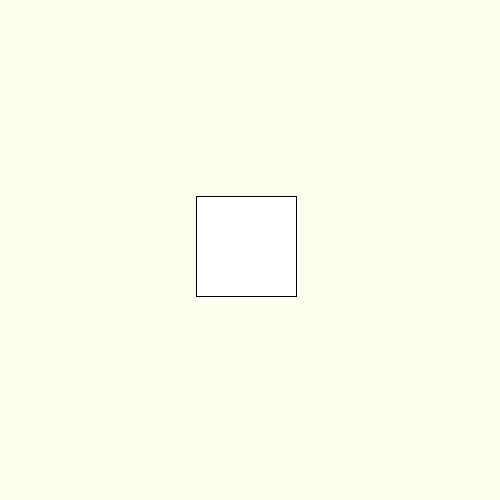
Frame 1 (no input)
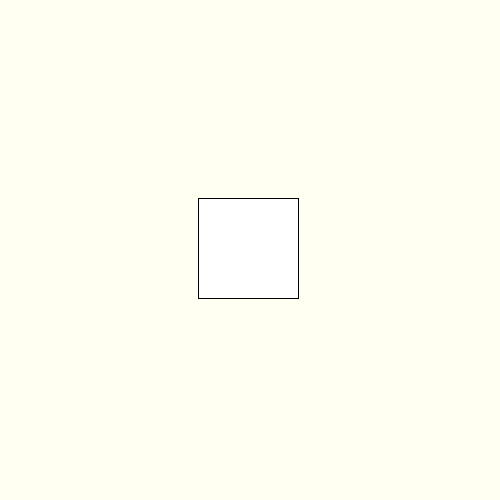
Frame 60 (the mouse pressed at the canvas centre just before this capture)
Frame 120 (the mouse held since frame 60 and released just before this capture): identical to frame 60, image omitted

The Processing sketch that drew these frames (run headless with seeded random() and noise(); from frame 60 on, the mouse is pressed at the canvas centre):

// Processing sketch: week02_1
// ── week02_1.pde
float [] HLE = {-1042, -3479.7 , 1003.7 , -1669 , -1639.6 , -14219 , 3655.1 , -4917 , 9363.2 , -4271.8 ,-24 ,681};
int N=12;
void setup()
{
  size(500,500);  
  frameRate(10);
}
void draw()
{
  float dx = HLE[frameCount%N]/1000;
  background(#FFFFF2);
  
  rect(200+dx,200+dx,100,100);
  
  
}
